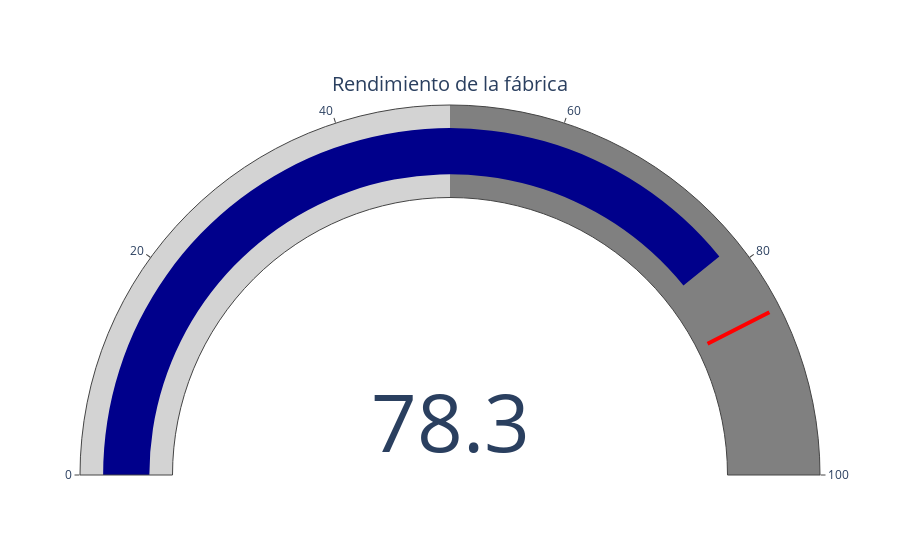

Notebook code cell kept with this figure:
### Code cell
fig = go.Figure(go.Indicator(
    mode="gauge+number",
    value=78.3,
    title={'text': "Rendimiento de la fábrica"},
    gauge={
        'axis': {'range': [0, 100]},
        'bar': {'color': "darkblue"},
        'steps': [
            {'range': [0, 50], 'color': "lightgray"},
            {'range': [50, 100], 'color': "gray"}
        ],
        'threshold': {
            'line': {'color': "red", 'width': 4},
            'thickness': 0.75,
            'value': 85
        }
    }
))
fig.write_image("images/gauge_chart.png")
fig.show()

### Figure 1 — Plotly figure (JSON) as saved in the notebook; plotly's stock layout.template omitted (floating-point values rounded to 4 significant figures)
{"data": [{"gauge": {"axis": {"range": [0, 100]}, "bar": {"color": "darkblue"}, "steps": [{"color": "lightgray", "range": [0, 50]}, {"color": "gray", "range": [50, 100]}], "threshold": {"line": {"color": "red", "width": 4}, "thickness": 0.75, "value": 85}}, "mode": "gauge+number", "title": {"text": "Rendimiento de la fábrica"}, "type": "indicator", "value": 78.3}], "layout": {"autosize": true}}
